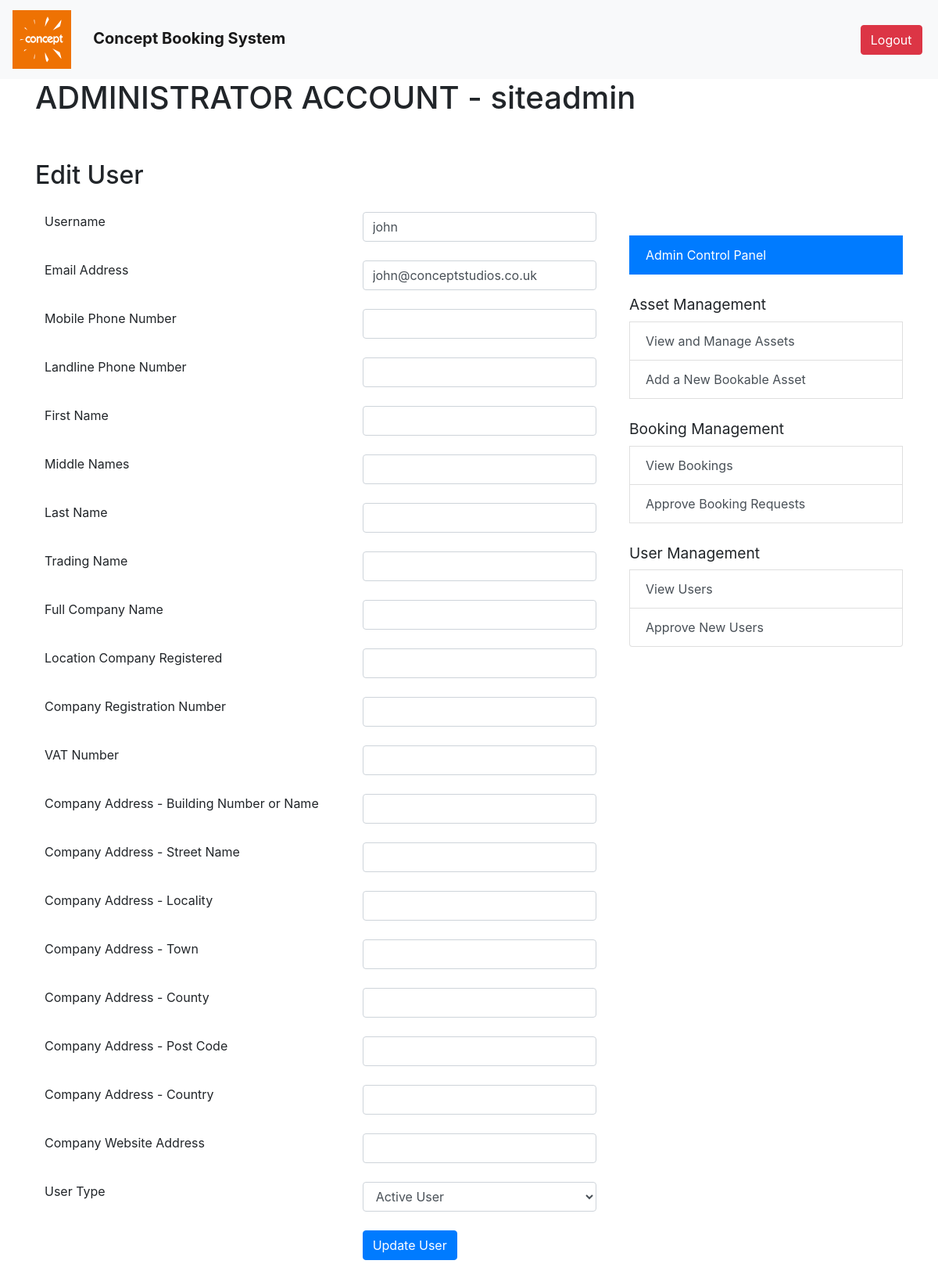
Page /app/admin_users_edit.php?id=2 (signed in) on the committed database.
### tables this page shows
CREATE TABLE `Users` (
  `UserID` int(11) NOT NULL AUTO_INCREMENT,
  `Username` varchar(255) NOT NULL,
  `EmailAddress` varchar(255) DEFAULT NULL,
  `PhoneNumberMobile` varchar(20) DEFAULT NULL,
  `PhoneNumberLandline` varchar(20) DEFAULT NULL,
  `Password` varchar(255) NOT NULL,
  `UserType` varchar(50) DEFAULT NULL,
  `FirstName` varchar(255) DEFAULT NULL,
  `MiddleNames` varchar(255) DEFAULT NULL,
  `LastName` varchar(255) DEFAULT NULL,
  `TradingName` varchar(255) DEFAULT NULL,
  `FullCompanyName` varchar(255) DEFAULT NULL,
  `LocationCompanyRegistered` varchar(255) DEFAULT NULL,
  `CompanyRegistrationNumber` varchar(50) DEFAULT NULL,
  `VATNumber` varchar(50) DEFAULT NULL,
  `CompanyAddressBuilding` varchar(255) DEFAULT NULL,
  `CompanyAddressStreet` varchar(255) DEFAULT NULL,
  `CompanyAddressLocality` varchar(255) DEFAULT NULL,
  `CompanyAddressTown` varchar(255) DEFAULT NULL,
  `CompanyAddressCounty` varchar(255) DEFAULT NULL,
  `CompanyAddressPostCode` varchar(50) DEFAULT NULL,
  `CompanyAddressCountry` varchar(255) DEFAULT NULL,
  `CompanyWebsiteAddress` varchar(255) DEFAULT NULL,
  PRIMARY KEY (`UserID`)
);

### app/admin_users_edit.php (the view, shortened to what this page needs)
<?php
$conn = new mysqli($servername, $username, $password, $dbname);
if (isset($_GET['id'])) {
    $userId = $_GET['id'];
    $sql = "SELECT * FROM Users WHERE UserID = ?";
    $stmt = $conn->prepare($sql);
    $stmt->bind_param("i", $userId);
    $stmt->execute();
    $result = $stmt->get_result();
    $user = $result->fetch_assoc();
}
?>
<!DOCTYPE html>
<html lang="en">
<head>
    <link href="https://stackpath.bootstrapcdn.com/bootstrap/4.3.1/css/bootstrap.min.css" rel="stylesheet">
</head>
<body>
    <?php require 'x-header.php'; ?>
    <div class="container">
        <?php echo '<h1>ADMINISTRATOR ACCOUNT - ' . htmlspecialchars($_SESSION["username"]) . '</h1><br/><br/> '?>
            <div class="row">
                <div class="col-8">
                    <h2>Edit User</h2>
                    <form action="<?php echo htmlspecialchars($_SERVER["PHP_SELF"]) . '?id=' . $userId; ?>" method="post">
                        <table class="table table-borderless">
                            <tbody>
                                <tr>
                                    <td><label>Username</label></td>
                                    <td><input type="text" name="username" class="form-control" value="<?php echo $user['Username']; ?>" required></td>
                                </tr>
                                <tr>
                                    <td><label>Email Address</label></td>
                                    <td><input type="email" name="email" class="form-control" value="<?php echo $user['EmailAddress']; ?>"></td>
                                </tr>
                                <tr>
                                    <td><label>Mobile Phone Number</label></td>
                                    <td><input type="text" name="phoneMobile" class="form-control" value="<?php echo $user['PhoneNumberMobile']; ?>"></td>
                                </tr>
                                <tr>
                                    <td><label>Landline Phone Number</label></td>
                                    <td><input type="text" name="phoneLandline" class="form-control" value="<?php echo $user['PhoneNumberLandline']; ?>"></td>
                                </tr>
                                <tr>
                                    <td><label>First Name</label></td>
                                    <td><input type="text" name="firstName" class="form-control" value="<?php echo $user['FirstName']; ?>"></td>
                                </tr>
                                <tr>
                                    <td><label>Middle Names</label></td>
                                    <td><input type="text" name="middleNames" class="form-control" value="<?php echo $user['MiddleNames']; ?>"></td>
                                </tr>
                                <tr>
                                    <td><label>Last Name</label></td>
                                    <td><input type="text" name="lastName" class="form-control" value="<?php echo $user['LastName']; ?>"></td>
                                </tr>
                                <tr>
                                    <td><label>Trading Name</label></td>
                                    <td><input type="text" name="tradingName" class="form-control" value="<?php echo $user['TradingName']; ?>"></td>
                                </tr>
                                <tr>
                                    <td><label>Full Company Name</label></td>
                                    <td><input type="text" name="fullCompanyName" class="form-control" value="<?php echo $user['FullCompanyName']; ?>"></td>
                                </tr>
                                <tr>
                                    <td><label>Location Company Registered</label></td>
                                    <td><input type="text" name="locationCompanyRegistered" class="form-control" value="<?php echo $user['LocationCompanyRegistered']; ?>"></td>
                                </tr>
                                <tr>
                                    <td><label>Company Registration Number</label></td>
                                    <td><input type="text" name="companyRegistrationNumber" class="form-control" value="<?php echo $user['CompanyRegistrationNumber']; ?>"></td>
                                </tr>
                                <tr>
                                    <td><label>VAT Number</label></td>
                                    <td><input type="text" name="vatNumber" class="form-control" value="<?php echo $user['VATNumber']; ?>"></td>
                                </tr>
                                <tr>
                                    <td><label>Company Address - Building Number or Name</label></td>
                                    <td><input type="text" name="companyAddressBuilding" class="form-control" value="<?php echo $user['CompanyAddressBuilding']; ?>"></td>
                                </tr>
                                <tr>
                                    <td><label>Company Address - Street Name</label></td>
                                    <td><input type="text" name="companyAddressStreet" class="form-control" value="<?php echo $user['CompanyAddressStreet']; ?>"></td>
                                </tr>
                                <tr>
                                    <td><label>Company Address - Locality</label></td>
                                    <td><input type="text" name="companyAddressLocality" class="form-control" value="<?php echo $user['CompanyAddressLocality']; ?>"></td>
                                </tr>
                                <tr>
                                    <td><label>Company Address - Town</label></td>
                                    <td><input type="text" name="companyAddressTown" class="form-control" value="<?php echo $user['CompanyAddressTown']; ?>"></td>
                                </tr>
                                <tr>
                                    <td><label>Company Address - County</label></td>
                                    <td><input type="text" name="companyAddressCounty" class="form-control" value="<?php echo $user['CompanyAddressCounty']; ?>"></td>
                                </tr>
                                <tr>
                                    <td><label>Company Address - Post Code</label></td>
                                    <td><input type="text" name="companyAddressPostCode" class="form-control" value="<?php echo $user['CompanyAddressPostCode']; ?>"></td>
                                </tr>
                                <tr>
                                    <td><label>Company Address - Country</label></td>
                                    <td><input type="text" name="companyAddressCountry" class="form-control" value="<?php echo $user['CompanyAddressCountry']; ?>"></td>
                                </tr>
                                <tr>
                                    <td><label>Company Website Address</label></td>
                                    <td><input type="text" name="companyWebsiteAddress" class="form-control" value="<?php echo $user['CompanyWebsiteAddress']; ?>"></td>
                                </tr>
                                <tr>
                                    <td><label>User Type</label></td>
                                    <td>
                                        <select name="userType" class="form-control">
                                            <option value="activeuser" <?php echo $user['UserType'] === 'activeuser' ? 'selected' : ''; ?>>Active User</option>
                                        </select>
                                    </td>
                                </tr>
                                <tr>
                                    <td></td>
                                    <td><button type="submit" class="btn btn-primary">Update User</button></td>
                                </tr>
                            </tbody>
                        </table>
                    </form>
                </div>
                <div class="col-4">
                    <?php require_once 'x-admin-controls.php'; ?>
                </div>
            </div>
        </div>
</body>
</html>

### rows in the picture
users: username "john", email "john@conceptstudios.co.uk", userType "Active User"

### other values in the picture
$_SESSION["username"] "siteadmin"
